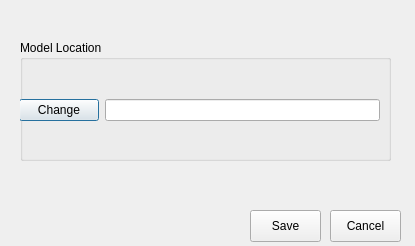
<?xml version="1.0" encoding="UTF-8"?>
<ui version="4.0">
 <class>Dialog</class>
 <widget class="QDialog" name="Dialog">
  <property name="geometry">
   <rect>
    <x>0</x>
    <y>0</y>
    <width>415</width>
    <height>246</height>
   </rect>
  </property>
  <property name="windowTitle">
   <string>Setting</string>
  </property>
  <widget class="QGroupBox" name="groupBox">
   <property name="geometry">
    <rect>
     <x>20</x>
     <y>40</y>
     <width>371</width>
     <height>121</height>
    </rect>
   </property>
   <property name="title">
    <string>Model Location</string>
   </property>
   <widget class="QWidget" name="horizontalLayoutWidget">
    <property name="geometry">
     <rect>
      <x>-1</x>
      <y>30</y>
      <width>361</width>
      <height>80</height>
     </rect>
    </property>
    <layout class="QHBoxLayout" name="horizontalLayout">
     <item>
      <widget class="QPushButton" name="btnchange">
       <property name="text">
        <string>Change</string>
       </property>
      </widget>
     </item>
     <item>
      <widget class="QLineEdit" name="txtpath"/>
     </item>
    </layout>
   </widget>
  </widget>
  <widget class="QPushButton" name="btn_save">
   <property name="geometry">
    <rect>
     <x>250</x>
     <y>210</y>
     <width>71</width>
     <height>32</height>
    </rect>
   </property>
   <property name="text">
    <string>Save</string>
   </property>
  </widget>
  <widget class="QPushButton" name="btn_cancel">
   <property name="geometry">
    <rect>
     <x>330</x>
     <y>210</y>
     <width>71</width>
     <height>32</height>
    </rect>
   </property>
   <property name="text">
    <string>Cancel</string>
   </property>
  </widget>
 </widget>
 <resources/>
 <connections/>
</ui>
